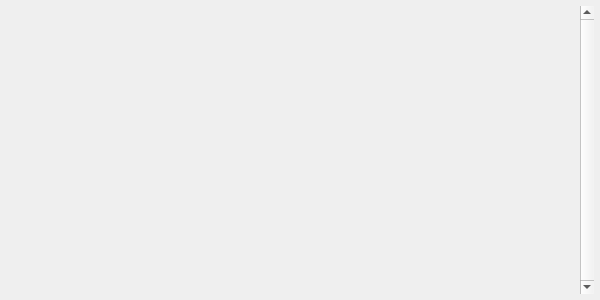
<?xml version="1.0" encoding="UTF-8"?>
<ui version="4.0">
 <class>inputdlg</class>
 <widget class="QDialog" name="inputdlg">
  <property name="geometry">
   <rect>
    <x>0</x>
    <y>0</y>
    <width>600</width>
    <height>300</height>
   </rect>
  </property>
  <property name="windowTitle">
   <string>Input Sliders</string>
  </property>
  <layout class="QGridLayout" name="gridLayout">
   <property name="leftMargin">
    <number>6</number>
   </property>
   <property name="topMargin">
    <number>6</number>
   </property>
   <property name="rightMargin">
    <number>6</number>
   </property>
   <property name="bottomMargin">
    <number>6</number>
   </property>
   <item row="0" column="0">
    <widget class="QScrollArea" name="scrollArea">
     <property name="frameShape">
      <enum>QFrame::NoFrame</enum>
     </property>
     <property name="frameShadow">
      <enum>QFrame::Plain</enum>
     </property>
     <property name="verticalScrollBarPolicy">
      <enum>Qt::ScrollBarAlwaysOn</enum>
     </property>
     <property name="widgetResizable">
      <bool>true</bool>
     </property>
     <widget class="QWidget" name="scrollAreaWidgetContents">
      <property name="geometry">
       <rect>
        <x>0</x>
        <y>0</y>
        <width>575</width>
        <height>288</height>
       </rect>
      </property>
     </widget>
    </widget>
   </item>
  </layout>
 </widget>
 <resources/>
 <connections/>
</ui>
